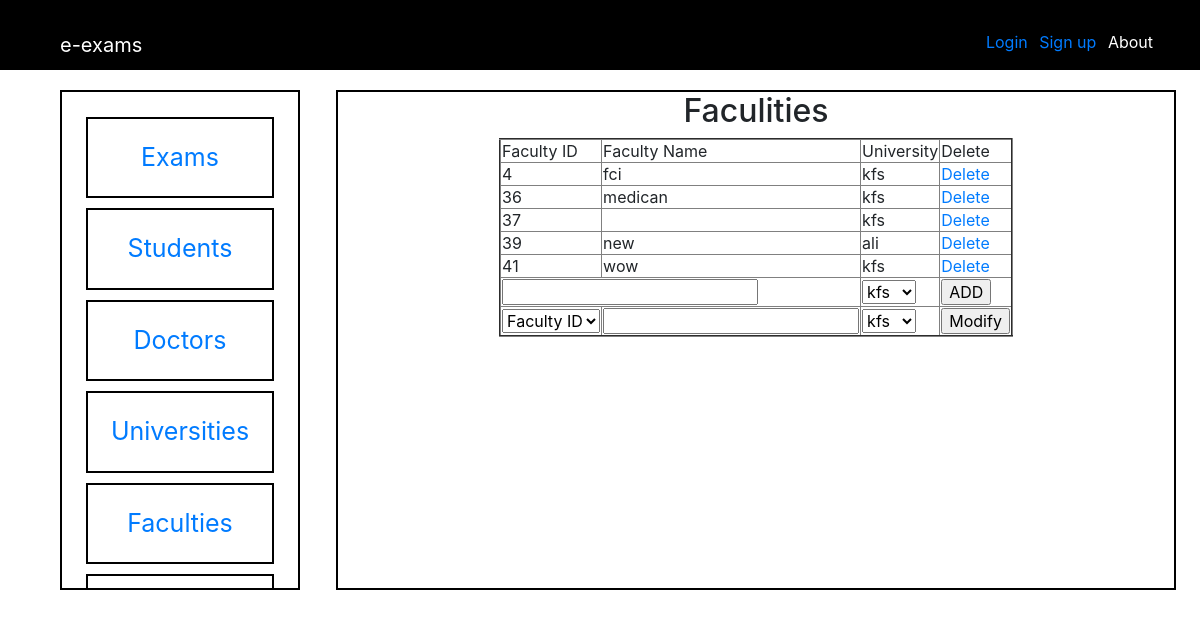
/project/admin/admin-Faculties.php, run on an earlier commit of the app's database.
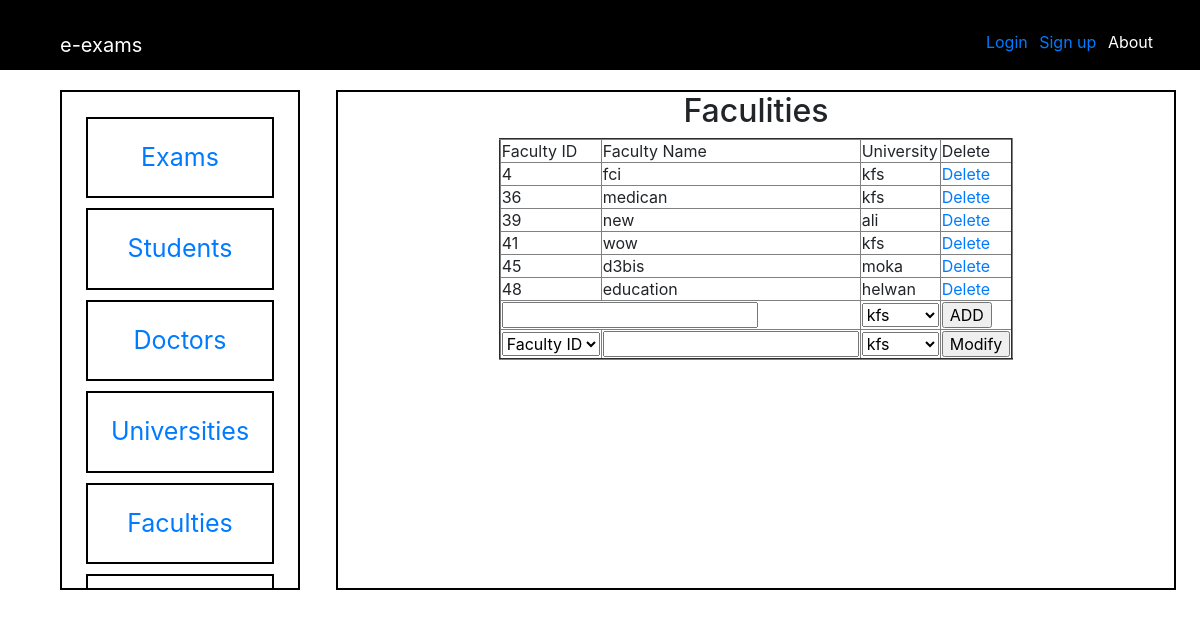
And on a later commit of the database.
### tables this page shows
CREATE TABLE `faculties` (
  `id` int(11) NOT NULL,
  `name` varchar(30) NOT NULL,
  `university` int(11) NOT NULL
);

CREATE TABLE `universities` (
  `id` int(11) NOT NULL,
  `name` varchar(30) NOT NULL
);

### php/admin/admin-quires.php (called while the page is built, shortened)
<?php
$con = mysqli_connect('localhost','root','','e-examsproject');
$view_universities = mysqli_query($con,"SELECT * FROM universities");
$view_universities_res = mysqli_fetch_all($view_universities,MYSQLI_ASSOC);
$view_faculties = mysqli_query($con,"SELECT * FROM faculties");
$view_faculties_res = mysqli_fetch_all($view_faculties,MYSQLI_ASSOC);

### php/admin/admin-functions.php (called while the page is built, shortened)
<?php
function GetUniversityName($id_tb,$tableName,$field){
	$con = mysqli_connect("localhost","root","","e-examsproject");
	$getUniName = mysqli_query($con,"SELECT * FROM ".$tableName." WHERE id ='".$id_tb."' ");
	$getUniName_res = mysqli_fetch_all($getUniName,MYSQLI_ASSOC);
	return $getUniName_res[0]["$field"];
}

### project/admin/admin-Faculties.php (the view, shortened to what this page needs)
<?php include('C:\xampp1\htdocs\E Exams Project\php\admin\admin-quires.php'); ?>
<?php include('C:\xampp1\htdocs\E Exams Project\php\admin\admin-functions.php'); ?>
    <link rel="stylesheet" type="text/css" href="http://localhost/E%20Exams%20Project/style/css/admin/admin-main-page.css">
<form action="admin-Faculties.php" method="POST">
    <div class="main-admin-div-left">
        <div class="deps"><a href>Exams</a></div>
        <div class="deps"><a href="admin-students.php">Students</a></div>
        <div class="deps"><a href="admin-doctors.php">Doctors</a></div>
        <div class="deps"><a href="admin-universities.php"> Universities</a></div>
        <div class="deps"><a href="admin-Faculties.php">Faculties</a></div>
        <div class="deps"><a href="admin-Levels.php">Levels</a></div>
    </div>
     <div class="main-admin-div-right">
    <center>
        <h2>Faculities</h2>
    <table border="2px">
        <tr>
            <td>
                Faculty ID
            </td>
            <td>
                Faculty Name
            </td>
            <td>
                University
            </td>
            <td>
                Delete
            </td>
        </tr>
        <?php foreach($view_faculties_res as $vss){ ?>
        <tr>
            <td>
               <?php echo $vss['id']; ?>
            </td>
            <td>
                <?php echo $vss['name']; ?>
            </td>
            <td>
                <?php echo  GetUniversityName($vss['university'],'universities','name');  ?>
            </td>
            <td>
                <a href="http://localhost/E%20Exams%20Project/project/admin/admin-Faculties.php?facid=<?php echo $vss['id'] ?>">Delete</a>
            </td>
        </tr>
    <?php } ?>
    <tr>
        <td colspan="2">
           <input type="text" name="AddFacName">
        </td>
        <td>
            <select name="AddFacUni">
                <?php foreach($view_universities_res as $vres){ ?>
                <option value="<?php  echo $vres['id'] ?>"> <?php  echo GetUniversityName($vres['id'],'universities','name'); ?></option>
            <?php } ?>
            </select>
        </td>
        <td>
            <input type="submit" name="AddFac" value="ADD">
        </td>
    </tr>
    <tr>
            <td>
                <select name="IdFacForEdit">
                        <option>Faculty ID</option>
                </select>
            </td>
            <td>
               <input type="" name="NameFacForEdit">
            </td>
            <td>
                <select name="UniFacForEdit">
                    <?php foreach($view_universities_res as $vres){ ?>
                    <option value="<?php  echo $vres['id'] ?>"> <?php echo GetUniversityName($vres['id'],'universities','name'); ?></option>
                <?php } ?>
                </select>
            </td>
            <td>
                <input type="submit" name="EditFac" value="Modify">
            </td>
    </tr>
    </table>
    </center>
    </div>
</form>
<?php include ('../../php/header.php'); ?>

What changed in the data, as far as the page shows it:
removed faculties: id "37", university.name "kfs"
added faculties: id "45", name "d3bis", university.name "moka"
added faculties: id "48", name "education", university.name "helwan"
